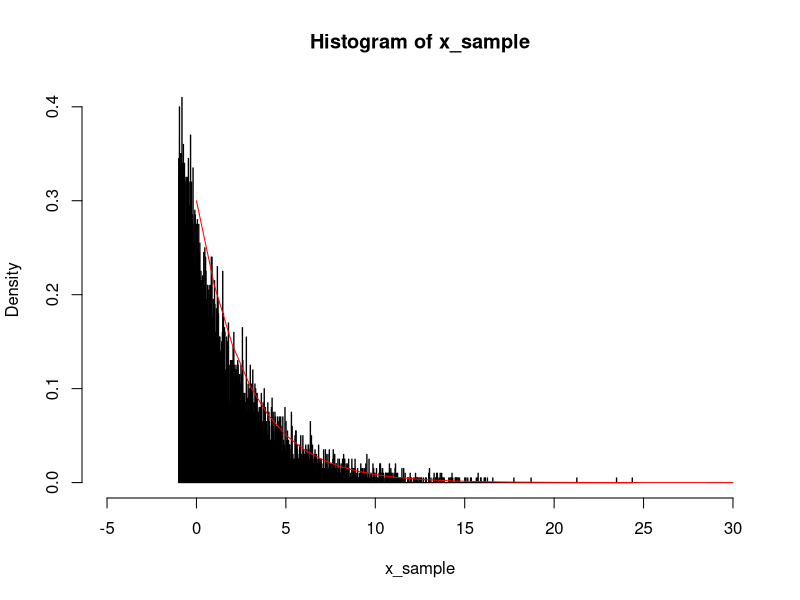

Recreate this plot in R.
inv_geo_cdf = function(u, p){
    
    x = (log(1-u))/(log(1-p)) - 1

    return(x)
}


create_x_sample = function(u_sample, p){
    
    sample_size = length(u_sample)
    x_sample = numeric(sample_size)

    for (i in seq(sample_size)){
        x_sample[i] = inv_geo_cdf(u_sample[i], p)
    }

    return(x_sample)
}

p = 0.3;

u_sample = runif(10000, 0, 1)

x_sample = create_x_sample(u_sample, p)

hist(x_sample, xlim = c(-5, 30), breaks = 1000, freq = FALSE)

x_sample


# Sample with the true distribution

x_sample_true = seq(0, 30)

y_sample = dgeom(x_sample_true, p)

lines(x_sample_true, y_sample, col="red")
